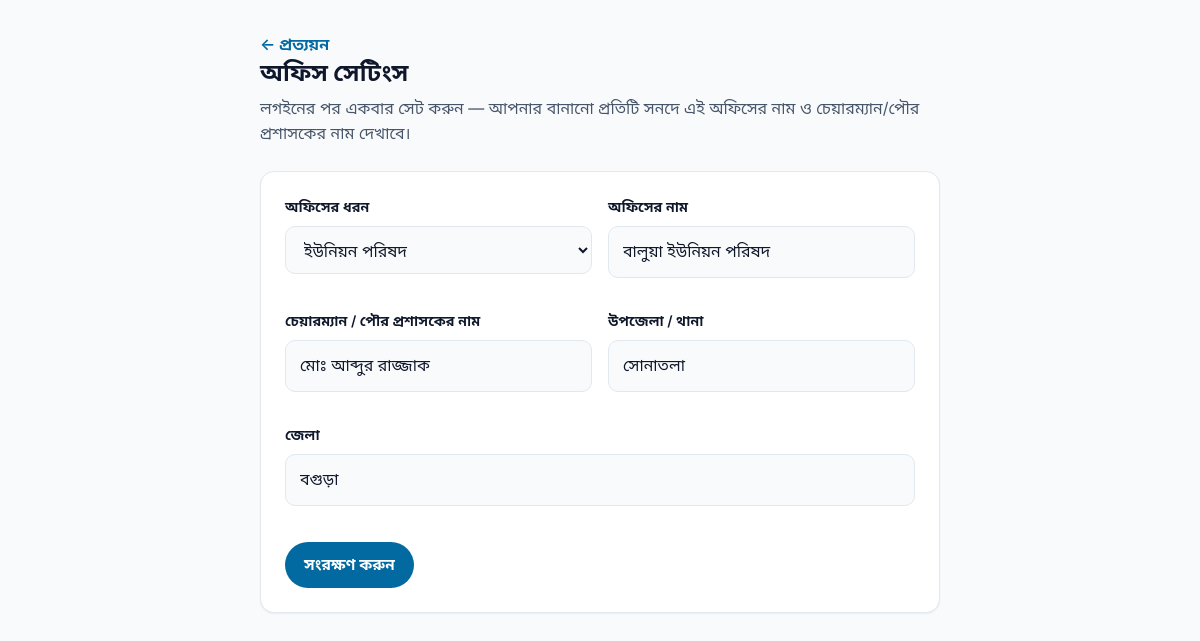
Screenshot of /genaretor/prottoyon/office.php (signed in) with the database file from the repository.
### tables this page shows
CREATE TABLE office_profiles (
        user_id INT PRIMARY KEY,
        office_type VARCHAR(32) NOT NULL DEFAULT 'union',
        office_name TEXT NOT NULL DEFAULT '',
        chairman_name TEXT NOT NULL DEFAULT '',
        upazila TEXT DEFAULT '',
        district TEXT DEFAULT '',
        updated_at DATETIME NULL
    );

### src/bootstrap.php (called while the page is built, shortened)
<?php
if (!function_exists('repdoc_env')) {
    function repdoc_env(string $key, string $default = ''): string
    {
        $v = getenv($key);
        if (is_string($v) && $v !== '') return $v;
        return $default;
    }
}
if (!function_exists('e')) {
    function e($v): string
    {
        return htmlspecialchars((string) $v, ENT_QUOTES | ENT_SUBSTITUTE, 'UTF-8', false);
    }
}
function repdoc_uses_mysql(): bool
{
    if (is_file(CENTRAL_DB_PATH)) return false;
    return true;
}
function repdoc_base_url(): string
{
    static $base = null;
    if ($base !== null) return $base;
    $override = repdoc_env('REPDOC_BASE_URL');
    if (!is_string($override) || $override === '') {
        $override = defined('REPDOC_BASE_URL') ? (string) REPDOC_BASE_URL : '';
    }
    $docRoot = str_replace('\\', '/', (string) ($_SERVER['DOCUMENT_ROOT'] ?? ''));
    $root    = str_replace('\\', '/', REPDOC_ROOT);
    if ($docRoot !== '' && str_starts_with($root, $docRoot)) {
        $base = rtrim(substr($root, strlen($docRoot)), '/');
    } else {
        $base = '';
    }
    return $base;
}
function repdoc_url(string $path = ''): string
{
    return repdoc_base_url() . '/' . ltrim($path, '/');
}
function repdoc_pdo_options(): array
{
    return [
        PDO::ATTR_ERRMODE            => PDO::ERRMODE_EXCEPTION,
        PDO::ATTR_DEFAULT_FETCH_MODE => PDO::FETCH_ASSOC,
        PDO::ATTR_EMULATE_PREPARES   => false,
    ];
}
function repdoc_sqlite_pdo(string $path, bool $create = false): ?PDO
{
    try {
        $pdo = new PDO('sqlite:' . $path, null, null, repdoc_pdo_options());
        foreach (['PRAGMA journal_mode=DELETE', 'PRAGMA synchronous=NORMAL', 'PRAGMA busy_timeout=5000'] as $pragma) {
            try { $pdo->exec($pragma); } catch (Throwable $e) {}
        }
        return $pdo;
    } catch (Throwable $e) {
        try {
            return new PDO('sqlite:' . $path . '?mode=ro', null, null, repdoc_pdo_options());
        } catch (Throwable $e2) {
            return null;
        }
    }
}
function repdoc_db(): ?PDO
{
    static $pdo = null;
    static $resolved = false;
    if ($resolved) return $pdo;
    $pdo = repdoc_uses_mysql() ? repdoc_mysql_pdo() : repdoc_sqlite_pdo(CENTRAL_DB_PATH, true);
    return $pdo;
}
function current_user(): ?array
{
    return [
        'id'       => (int) $_SESSION['repdoc_user_id'],
        'email'    => (string) ($_SESSION['repdoc_email'] ?? ''),
        'fullname' => (string) ($_SESSION['repdoc_fullname'] ?? ''),
        'role'     => (string) ($_SESSION['repdoc_role'] ?? 'user'),
    ];
}
function is_udc(): bool
{
    $user = current_user();
    $db = repdoc_db();
    try {
        $st = $db->prepare("SELECT COUNT(*) FROM entrepreneur_apps WHERE email = ? AND status = 'approved'");
        $st->execute([$user['email']]);
        return (int) $st->fetchColumn() > 0;
    } catch (Throwable $e) {
        return false;
    }
}
function office_profile(?int $userId = null): array
{
    $out = ['office_type' => 'union', 'office_name' => '', 'chairman_name' => '', 'upazila' => '', 'district' => ''];
    if ($userId === null) {
        $user = current_user();
        $userId = $user['id'];
    }
    $db = repdoc_db();
    try {
        $st = $db->prepare('SELECT office_type, office_name, chairman_name, upazila, district FROM office_profiles WHERE user_id = ?');
        $st->execute([$userId]);
        $row = $st->fetch();
        if ($row) {
            foreach (array_keys($out) as $k) {
                if (isset($row[$k]) && $row[$k] !== '') $out[$k] = (string) $row[$k];
            }
        }
    } catch (Throwable $e) {}
    return $out;
}

### genaretor/prottoyon/office.php (the view, shortened to what this page needs)
<?php
require_once dirname(__DIR__, 2) . '/src/bootstrap.php';
$udc  = is_udc();
$profile = office_profile();
?>
<!DOCTYPE html>
<html lang="bn">
<head>
    <link rel="stylesheet" href="<?= e(repdoc_url('src/assets/css/tokens.css?v=1')) ?>">
    <link rel="stylesheet" href="<?= e(repdoc_url('src/assets/css/shell.css?v=1')) ?>">
    <link rel="stylesheet" href="<?= e(repdoc_url('src/assets/css/app.css?v=1')) ?>">
</head>
<body>
    <div class="office-wrap">
        <p><a href="<?= e(repdoc_url('genaretor/prottoyon/')) ?>" style="color:var(--primary);font-weight:600">← প্রত্যয়ন</a></p>
        <h1>অফিস সেটিংস</h1>
        <p class="sub">লগইনের পর একবার সেট করুন — আপনার বানানো প্রতিটি সনদে এই অফিসের নাম ও চেয়ারম্যান/পৌর প্রশাসকের নাম দেখাবে।</p>
        <?php if (!$udc): ?>
            <div class="panel">
                <p>এই পেজ শুধু অনুমোদিত উদ্যোক্তাদের (UDC) জন্য। উদ্যোক্তা আবেদন অনুমোদিত হলে এখানে অফিস তথ্য সেট করতে পারবেন।</p>
                <p><a class="btn btn-primary" href="<?= e(repdoc_url('Entrepreneur/apply/')) ?>">উদ্যোক্তা আবেদন</a></p>
            </div>
        <?php else: ?>
            <form class="panel" method="POST" action="office.php">
                <div class="grid">
                    <div class="field">
                        <label for="office_type">অফিসের ধরন</label>
                        <select id="office_type" name="office_type">
                            <?php foreach (['union' => 'ইউনিয়ন পরিষদ', 'municipality' => 'পৌরসভা', 'city_corporation' => 'সিটি কর্পোরেশন'] as $v => $l): ?>
                                <option value="<?= e($v) ?>"<?= $profile['office_type'] === $v ? ' selected' : '' ?>><?= e($l) ?></option>
                            <?php endforeach; ?>
                        </select>
                    </div>
                    <div class="field">
                        <label for="office_name">অফিসের নাম</label>
                        <input type="text" id="office_name" name="office_name" value="<?= e($profile['office_name']) ?>" placeholder="যেমন: বালুয়াহাট ইউনিয়ন পরিষদ" required>
                    </div>
                    <div class="field">
                        <label for="chairman_name">চেয়ারম্যান / পৌর প্রশাসকের নাম</label>
                        <input type="text" id="chairman_name" name="chairman_name" value="<?= e($profile['chairman_name']) ?>" placeholder="নাম লিখুন" required>
                    </div>
                    <div class="field">
                        <label for="upazila">উপজেলা / থানা</label>
                        <input type="text" id="upazila" name="upazila" value="<?= e($profile['upazila']) ?>" placeholder="উপজেলা">
                    </div>
                    <div class="field full">
                        <label for="district">জেলা</label>
                        <input type="text" id="district" name="district" value="<?= e($profile['district']) ?>" placeholder="জেলা">
                    </div>
                </div>
                <p style="margin-top:20px"><button type="submit" class="btn btn-primary">সংরক্ষণ করুন</button></p>
            </form>
        <?php endif; ?>
    </div>
</body>
</html>

### src/assets/css/tokens.css (style rules this page uses)
:root { --bg-base: #F8FAFC; --bg-surface: #FFFFFF; --bg-muted: #E8ECF1; --bg-elevated: #FFFFFF; --text-primary: #0F172A; --text-muted: #475569; --primary: #0369A1; --primary-hover: #075985; --primary-light: #EFF6FF; --border-color: #E2E8F0; --border-strong:#CBD5E1; --border-focus: #0369A1; --success: #047857; --success-bg: #ECFDF5; --warning: #B45309; --warning-bg: #FFFBEB; --danger: #B91C1C; --danger-bg: #FFF1F2; --shadow-sm: 0 1px 2px rgba(15, 23, 42, .06); --shadow-md: 0 10px 24px rgba(15, 23, 42, .10); --shadow-lg: 0 18px 40px rgba(15, 23, 42, .14); --font-sans: 'Inter', 'Noto Sans Bengali', system-ui, -apple-system, sans-serif; --font-heading: 'Inter', 'Noto Sans Bengali', system-ui, sans-serif; --font-mono: 'JetBrains Mono', ui-monospace, monospace; --radius-sm: 10px; --radius-md: 14px; --radius-lg: 20px; --radius-full: 999px; --space-2: 8px; --space-3: 12px; --space-4: 16px; --space-5: 24px; --space-6: 32px; --space-7: 48px; --space-8: 64px; --container: 1200px; --gutter: 20px; --header-h: 68px; --transition-fast: .15s ease; --transition-normal: .25s ease; }
*, *::before, *::after { box-sizing: border-box; }
html { scroll-behavior: smooth; scroll-padding-top: calc(var(--header-h) + 16px); }
body { margin: 0; font-family: var(--font-sans); font-size: 16px; line-height: 1.6; color: var(--text-primary); background: var(--bg-base); -webkit-font-smoothing: antialiased; text-rendering: optimizeLegibility; }
a { color: inherit; text-decoration: none; }
h1, h2, h3 { margin: 0; font-family: var(--font-heading); line-height: 1.25; letter-spacing: -.01em; }
p { margin: 0; }
button { font: inherit; color: inherit; }
.btn { display: inline-flex; align-items: center; justify-content: center; gap: 8px; min-height: 44px; padding: 10px 18px; border-radius: var(--radius-full); border: 1.5px solid transparent; font-weight: 600; font-size: .95rem; cursor: pointer; transition: background var(--transition-fast), color var(--transition-fast), border-color var(--transition-fast), transform var(--transition-fast); }
.btn-primary { background: var(--primary); color: #fff; }

### src/assets/css/app.css (style rules this page uses)
.field input, .field select, .field textarea { border-radius: 6px; }
.field { margin-bottom: var(--space-4); }
.field label { display: block; margin-bottom: 6px; font-size: .86rem; font-weight: 600; }
.field input, .field select, .field textarea { width: 100%; min-height: 44px; padding: 10px 14px; font: inherit; font-size: .92rem; color: var(--text-primary); background: var(--bg-base); border: 1.5px solid var(--border-color); border-radius: var(--radius-sm); transition: border-color var(--transition-fast), box-shadow var(--transition-fast); }
.panel { background: var(--bg-surface); border: 1px solid var(--border-color); border-radius: var(--radius-md); margin-bottom: var(--space-5); overflow: hidden; box-shadow: var(--shadow-sm); }

### genaretor/prottoyon/office.php (style rules this page uses)
.office-wrap { max-width: 720px; margin: 0 auto; padding: 32px 20px 64px; }
.office-wrap h1 { font-size: 24px; margin: 0 0 8px; }
.office-wrap .sub { color: var(--text-muted); margin: 0 0 24px; }
.panel { background: var(--bg-surface); border: 1px solid var(--border-color); border-radius: 14px; padding: 24px; }
.grid { display: grid; grid-template-columns: 1fr 1fr; gap: 16px; }
.field { display: flex; flex-direction: column; }
.field.full { grid-column: 1 / -1; }
.field label { font-size: 14px; font-weight: 600; margin-bottom: 8px; }
.field input, .field select { font: inherit; font-size: 16px; color: var(--text-primary); background: var(--bg-base); border: 1.5px solid var(--border-color); border-radius: 10px; padding: 12px 14px; min-height: 48px; width: 100%; }

### rows the page displays
office_profiles: office_type "ইউনিয়ন পরিষদ", office_name "বালুয়া ইউনিয়ন পরিষদ", chairman_name "মোঃ আব্দুর রাজ্জাক", upazila "সোনাতলা", district "বগুড়া"
